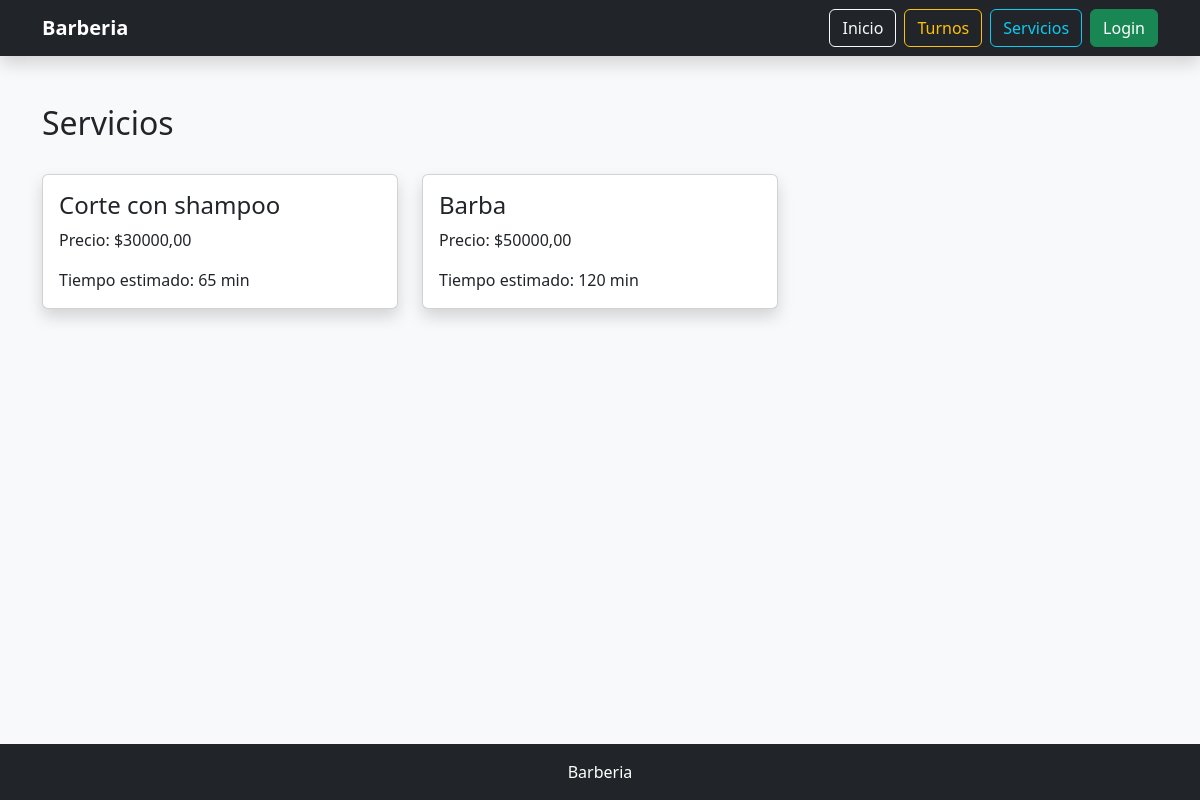
Page /services/ on the committed database.
### appointments/models.py (models this page shows, shortened)
class Service(models.Model):
    name = models.CharField(max_length=100)
    price = models.DecimalField(max_digits=8, decimal_places=2)
    estimated_time = models.IntegerField()

### appointments/views.py (the view)
# urls.py: path('services/', ServiceListView.as_view(), name='service_list'),
class ServiceListView(ListView):
    model = Service
    template_name = 'services/service_list.html'

### appointments/templates/services/service_list.html (shortened to what this page needs)
{% extends 'base.html' %}
{% block content %}
<div class="d-flex justify-content-between align-items-center mb-4">
    <h2>
        Servicios
    </h2>
</div>
<div class="row">
    {% for service in object_list %}
    <div class="col-md-4 mb-4">
        <div class="card shadow h-100">
            <div class="card-body">
                <h4 class="card-title">
                    {{ service.name }}
                </h4>
                <p class="card-text">
                    Precio: ${{ service.price }}
                </p>
                <p class="card-text">
                    Tiempo estimado:
                    {{ service.estimated_time }} min
                </p>
            </div>
        </div>
    </div>
    {% empty %}
    <p>
        No hay servicios registrados.
    </p>
    {% endfor %}
</div>
{% endblock %}

### rows in the picture
Service: name "Corte con shampoo", price "30000,00", estimated_time "65"
Service: name "Barba", price "50000,00", estimated_time "120"
